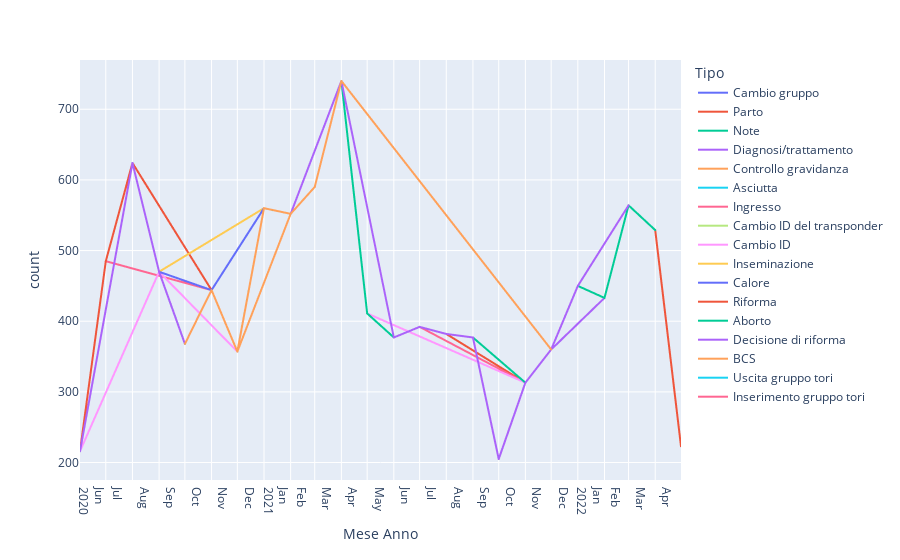

The notebook cell this image was saved under:
### Code cell
fig = px.line(mungitura_eventi, x="Mese Anno",y="count", color="Tipo")
fig.update_xaxes(
    dtick="M1",
    tickformat="%b\n%Y",
    ticklabelmode="period")
fig.show()

### Figure 1 — Plotly figure (JSON) as saved in the notebook; plotly's stock layout.template omitted (floating-point values rounded to 4 significant figures; data arrays with more than 128 entries replaced by an {"elided": "..."} marker saying what was removed)
{"data": [{"hovertemplate": "Tipo=Cambio gruppo<br>Mese Anno=%{x}<br>count=%{y}<extra></extra>", "legendgroup": "Cambio gruppo", "line": {"color": "#636efa", "dash": "solid"}, "marker": {"symbol": "circle"}, "mode": "lines", "name": "Cambio gruppo", "showlegend": true, "type": "scattergl", "x": {"elided": "2627 str values"}, "xaxis": "x", "y": {"elided": "2627 int values"}, "yaxis": "y"}, {"hovertemplate": "Tipo=Parto<br>Mese Anno=%{x}<br>count=%{y}<extra></extra>", "legendgroup": "Parto", "line": {"color": "#EF553B", "dash": "solid"}, "marker": {"symbol": "circle"}, "mode": "lines", "name": "Parto", "showlegend": true, "type": "scattergl", "x": {"elided": "552 str values"}, "xaxis": "x", "y": {"elided": "552 int values"}, "yaxis": "y"}, {"hovertemplate": "Tipo=Note<br>Mese Anno=%{x}<br>count=%{y}<extra></extra>", "legendgroup": "Note", "line": {"color": "#00cc96", "dash": "solid"}, "marker": {"symbol": "circle"}, "mode": "lines", "name": "Note", "showlegend": true, "type": "scattergl", "x": {"elided": "858 str values"}, "xaxis": "x", "y": {"elided": "858 int values"}, "yaxis": "y"}, {"hovertemplate": "Tipo=Diagnosi/trattamento<br>Mese Anno=%{x}<br>count=%{y}<extra></extra>", "legendgroup": "Diagnosi/trattamento", "line": {"color": "#ab63fa", "dash": "solid"}, "marker": {"symbol": "circle"}, "mode": "lines", "name": "Diagnosi/trattamento", "showlegend": true, "type": "scattergl", "x": {"elided": "1122 str values"}, "xaxis": "x", "y": {"elided": "1122 int values"}, "yaxis": "y"}, {"hovertemplate": "Tipo=Controllo gravidanza<br>Mese Anno=%{x}<br>count=%{y}<extra></extra>", "legendgroup": "Controllo gravidanza", "line": {"color": "#FFA15A", "dash": "solid"}, "marker": {"symbol": "circle"}, "mode": "lines", "name": "Controllo gravidanza", "showlegend": true, "type": "scattergl", "x": {"elided": "1545 str values"}, "xaxis": "x", "y": {"elided": "1545 int values"}, "yaxis": "y"}, {"hovertemplate": "Tipo=Asciutta<br>Mese Anno=%{x}<br>count=%{y}<extra></extra>", "legendgroup": "Asciutta", "line": {"color": "#19d3f3", "dash": "solid"}, "marker": {"symbol": "circle"}, "mode": "lines", "name": "Asciutta", "showlegend": true, "type": "scattergl", "x": {"elided": "493 str values"}, "xaxis": "x", "y": {"elided": "493 int values"}, "yaxis": "y"}, {"hovertemplate": "Tipo=Ingresso<br>Mese Anno=%{x}<br>count=%{y}<extra></extra>", "legendgroup": "Ingresso", "line": {"color": "#FF6692", "dash": "solid"}, "marker": {"symbol": "circle"}, "mode": "lines", "name": "Ingresso", "showlegend": true, "type": "scattergl", "x": {"elided": "183 str values"}, "xaxis": "x", "y": {"elided": "183 int values"}, "yaxis": "y"}, {"hovertemplate": "Tipo=Cambio ID del transponder<br>Mese Anno=%{x}<br>count=%{y}<extra></extra>", "legendgroup": "Cambio ID del transponder", "line": {"color": "#B6E880", "dash": "solid"}, "marker": {"symbol": "circle"}, "mode": "lines", "name": "Cambio ID del transponder", "showlegend": true, "type": "scattergl", "x": {"elided": "437 str values"}, "xaxis": "x", "y": {"elided": "437 int values"}, "yaxis": "y"}, {"hovertemplate": "Tipo=Cambio ID<br>Mese Anno=%{x}<br>count=%{y}<extra></extra>", "legendgroup": "Cambio ID", "line": {"color": "#FF97FF", "dash": "solid"}, "marker": {"symbol": "circle"}, "mode": "lines", "name": "Cambio ID", "showlegend": true, "type": "scattergl", "x": {"elided": "165 str values"}, "xaxis": "x", "y": {"elided": "165 int values"}, "yaxis": "y"}, {"hovertemplate": "Tipo=Inseminazione<br>Mese Anno=%{x}<br>count=%{y}<extra></extra>", "legendgroup": "Inseminazione", "line": {"color": "#FECB52", "dash": "solid"}, "marker": {"symbol": "circle"}, "mode": "lines", "name": "Inseminazione", "showlegend": true, "type": "scattergl", "x": {"elided": "835 str values"}, "xaxis": "x", "y": {"elided": "835 int values"}, "yaxis": "y"}, {"hovertemplate": "Tipo=Calore<br>Mese Anno=%{x}<br>count=%{y}<extra></extra>", "legendgroup": "Calore", "line": {"color": "#636efa", "dash": "solid"}, "marker": {"symbol": "circle"}, "mode": "lines", "name": "Calore", "showlegend": true, "type": "scattergl", "x": {"elided": "874 str values"}, "xaxis": "x", "y": {"elided": "874 int values"}, "yaxis": "y"}, {"hovertemplate": "Tipo=Riforma<br>Mese Anno=%{x}<br>count=%{y}<extra></extra>", "legendgroup": "Riforma", "line": {"color": "#EF553B", "dash": "solid"}, "marker": {"symbol": "circle"}, "mode": "lines", "name": "Riforma", "showlegend": true, "type": "scattergl", "x": {"elided": "252 str values"}, "xaxis": "x", "y": {"elided": "252 int values"}, "yaxis": "y"}, {"hovertemplate": "Tipo=Aborto<br>Mese Anno=%{x}<br>count=%{y}<extra></extra>", "legendgroup": "Aborto", "line": {"color": "#00cc96", "dash": "solid"}, "marker": {"symbol": "circle"}, "mode": "lines", "name": "Aborto", "showlegend": true, "type": "scattergl", "x": ["2022-04", "2022-04", "2022-03", "2022-03", "2022-03", "2022-03", "2022-03", "2022-03", "2022-03", "2022-03", "2022-02", "2022-02", "2022-02", "2022-02", "2022-01", "2021-12", "2021-12", "2021-12", "2021-12", "2021-11", "2021-11", "2021-11", "2021-11", "2021-11", "2021-09", "2021-09", "2021-08", "2021-08", "2021-07", "2021-07", "2021-07", "2021-06", "2021-05", "2021-05", "2021-04", "2021-04", "2021-04", "2021-02", "2021-02", "2021-02", "2021-01", "2020-12", "2020-11", "2020-11", "2020-11", "2020-11", "2020-11", "2020-10", "2020-10", "2020-10", "2020-09", "2020-09", "2020-08", "2020-08", "2020-08", "2020-08", "2020-08", "2020-08", "2020-08", "2020-08", "2020-06", "2020-06"], "xaxis": "x", "y": [529, 529, 564, 564, 564, 564, 564, 564, 564, 564, 433, 433, 433, 433, 450, 360, 360, 360, 360, 313, 313, 313, 313, 313, 377, 377, 382, 382, 392, 392, 392, 377, 411, 411, 740, 740, 740, 552, 552, 552, 560, 357, 444, 444, 444, 444, 444, 368, 368, 368, 470, 470, 624, 624, 624, 624, 624, 624, 624, 624, 216, 216], "yaxis": "y"}, {"hovertemplate": "Tipo=Decisione di riforma<br>Mese Anno=%{x}<br>count=%{y}<extra></extra>", "legendgroup": "Decisione di riforma", "line": {"color": "#ab63fa", "dash": "solid"}, "marker": {"symbol": "circle"}, "mode": "lines", "name": "Decisione di riforma", "showlegend": true, "type": "scattergl", "x": ["2022-03", "2022-01", "2021-12", "2021-12", "2021-11", "2021-11", "2021-11", "2021-10", "2021-10", "2021-10", "2021-10", "2021-10", "2021-10", "2021-10", "2021-10", "2021-10", "2021-10", "2021-10", "2021-10", "2021-09", "2021-09", "2021-08", "2021-08", "2021-08", "2021-08", "2021-08", "2021-08", "2021-08", "2021-08", "2021-08", "2021-08", "2021-08", "2021-08", "2021-08", "2021-08", "2021-08", "2021-08", "2021-07", "2021-07", "2021-07", "2021-06", "2021-06", "2021-06", "2021-06", "2021-06", "2021-04", "2021-02", "2021-02", "2021-02", "2021-01", "2021-01", "2021-01", "2021-01", "2021-01", "2021-01", "2021-01", "2021-01", "2021-01", "2020-12", "2020-12", "2020-12", "2020-12", "2020-12", "2020-12", "2020-12", "2020-12", "2020-12", "2020-12", "2020-12", "2020-12", "2020-12", "2020-12", "2020-12", "2020-12", "2020-12", "2020-12", "2020-12", "2020-12", "2020-12", "2020-12", "2020-12", "2020-12", "2020-12", "2020-12", "2020-12", "2020-12", "2020-12", "2020-12", "2020-11", "2020-11", "2020-11", "2020-11", "2020-10", "2020-09", "2020-09", "2020-09", "2020-09", "2020-09", "2020-09", "2020-08", "2020-08", "2020-08", "2020-08", "2020-06"], "xaxis": "x", "y": [564, 450, 360, 360, 313, 313, 313, 205, 205, 205, 205, 205, 205, 205, 205, 205, 205, 205, 205, 377, 377, 382, 382, 382, 382, 382, 382, 382, 382, 382, 382, 382, 382, 382, 382, 382, 382, 392, 392, 392, 377, 377, 377, 377, 377, 740, 552, 552, 552, 560, 560, 560, 560, 560, 560, 560, 560, 560, 357, 357, 357, 357, 357, 357, 357, 357, 357, 357, 357, 357, 357, 357, 357, 357, 357, 357, 357, 357, 357, 357, 357, 357, 357, 357, 357, 357, 357, 357, 444, 444, 444, 444, 368, 470, 470, 470, 470, 470, 470, 624, 624, 624, 624, 216], "yaxis": "y"}, {"hovertemplate": "Tipo=BCS<br>Mese Anno=%{x}<br>count=%{y}<extra></extra>", "legendgroup": "BCS", "line": {"color": "#FFA15A", "dash": "solid"}, "marker": {"symbol": "circle"}, "mode": "lines", "name": "BCS", "showlegend": true, "type": "scattergl", "x": {"elided": "310 str values"}, "xaxis": "x", "y": {"elided": "310 int values"}, "yaxis": "y"}, {"hovertemplate": "Tipo=Uscita gruppo tori<br>Mese Anno=%{x}<br>count=%{y}<extra></extra>", "legendgroup": "Uscita gruppo tori", "line": {"color": "#19d3f3", "dash": "solid"}, "marker": {"symbol": "circle"}, "mode": "lines", "name": "Uscita gruppo tori", "showlegend": true, "type": "scattergl", "x": ["2021-01", "2021-01"], "xaxis": "x", "y": [560, 560], "yaxis": "y"}, {"hovertemplate": "Tipo=Inserimento gruppo tori<br>Mese Anno=%{x}<br>count=%{y}<extra></extra>", "legendgroup": "Inserimento gruppo tori", "line": {"color": "#FF6692", "dash": "solid"}, "marker": {"symbol": "circle"}, "mode": "lines", "name": "Inserimento gruppo tori", "showlegend": true, "type": "scattergl", "x": ["2021-01"], "xaxis": "x", "y": [560], "yaxis": "y"}], "layout": {"legend": {"title": {"text": "Tipo"}, "tracegroupgap": 0}, "margin": {"t": 60}, "xaxis": {"anchor": "y", "domain": [0, 1], "dtick": "M1", "tickformat": "%b\n%Y", "ticklabelmode": "period", "title": {"text": "Mese Anno"}}, "yaxis": {"anchor": "x", "domain": [0, 1], "title": {"text": "count"}}}}
